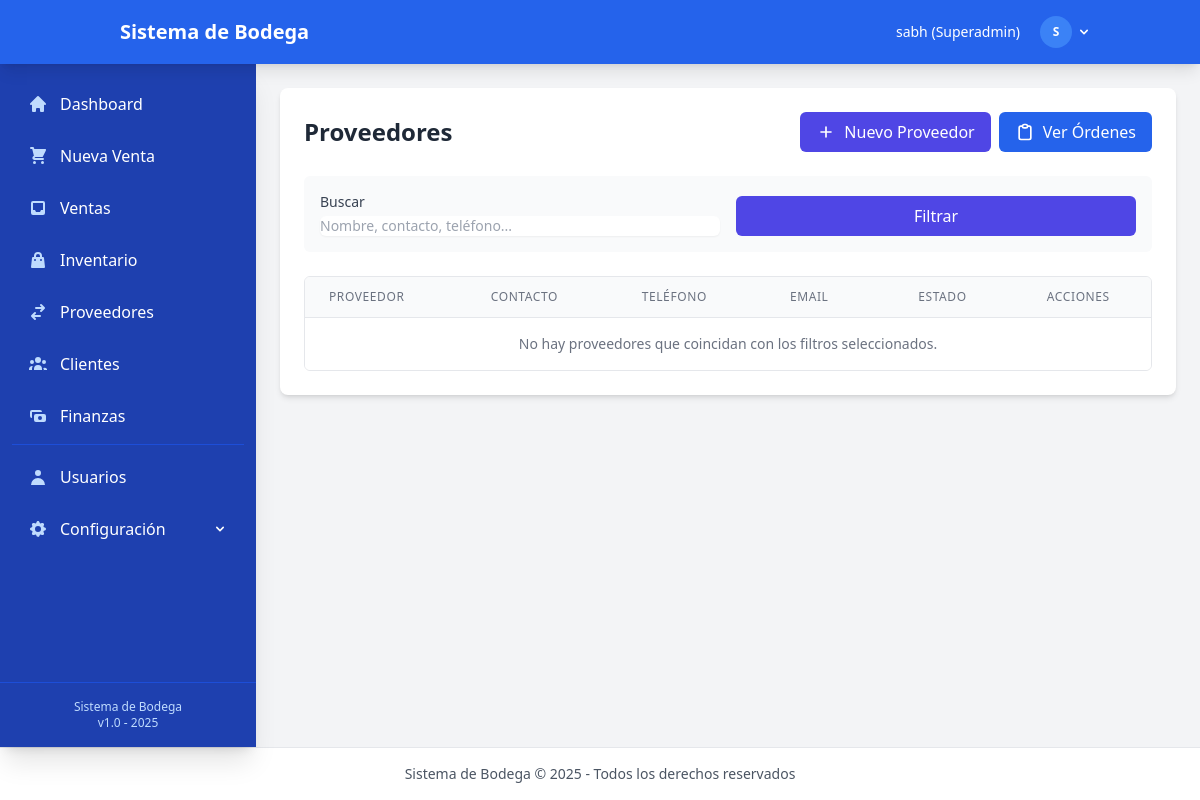
/suppliers/ (signed in), run on an earlier commit of the app's database.
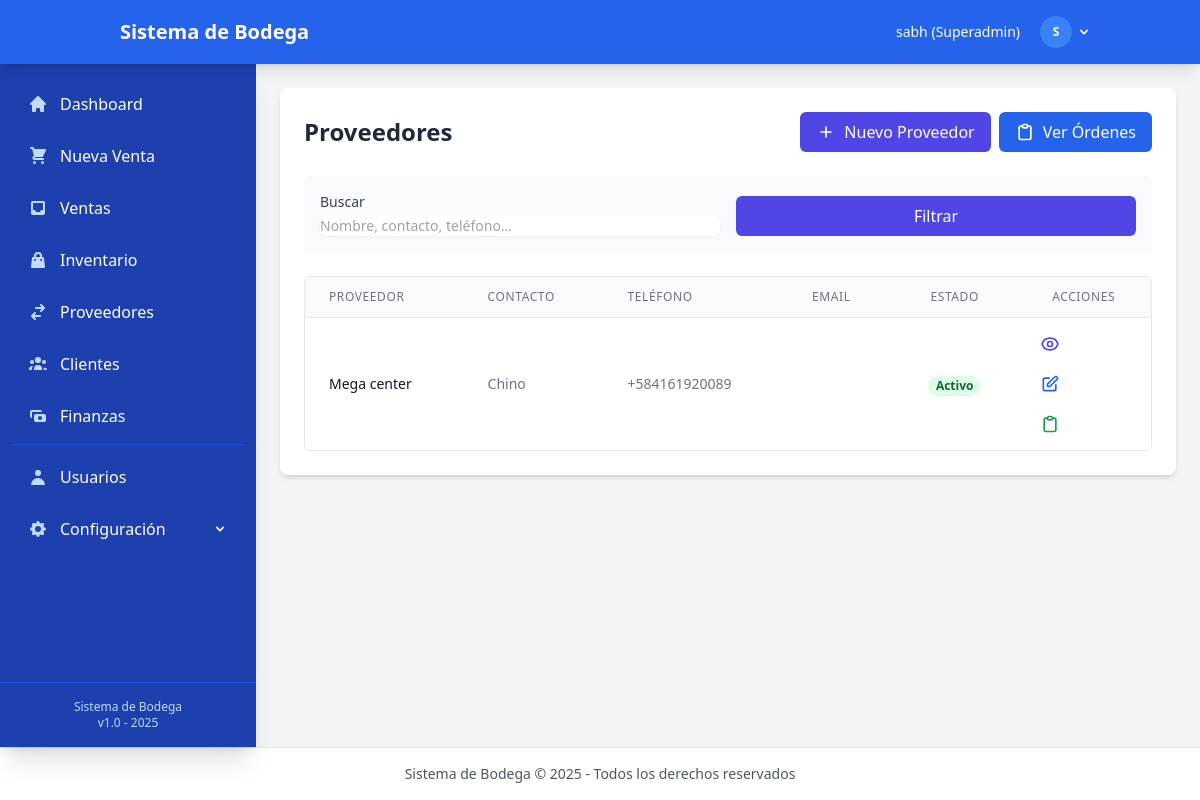
And on a later commit of the database.
### suppliers/models.py (models this page shows, shortened)
class Supplier(models.Model):
    name = models.CharField(
        max_length=100,
        verbose_name="Nombre"
    )
    contact_person = models.CharField(
        max_length=100,
        blank=True,
        verbose_name="Persona de Contacto"
    )
    phone = models.CharField(
        max_length=20,
        blank=True,
        verbose_name="Teléfono"
    )
    email = models.EmailField(
        blank=True,
        verbose_name="Email"
    )
    address = models.TextField(
        blank=True,
        verbose_name="Dirección"
    )
    notes = models.TextField(
        blank=True,
        verbose_name="Notas"
    )
    is_active = models.BooleanField(
        default=True,
        verbose_name="Activo"
    )
    created_at = models.DateTimeField(
        auto_now_add=True,
        verbose_name="Creado el"
    )
    updated_at = models.DateTimeField(
        auto_now=True,
        verbose_name="Actualizado el"
    )
    class Meta:
        verbose_name = "Proveedor"
        verbose_name_plural = "Proveedores"
        ordering = ['name']

### suppliers/views.py (the view, shortened to what this page needs)
# urls.py: path('', views.supplier_list, name='supplier_list'),
@login_required
def supplier_list(request):
    search_query = request.GET.get('q')
    suppliers = Supplier.objects.all()
    suppliers = suppliers.order_by('name')
    paginator = Paginator(suppliers, 20)  # 20 proveedores por página
    page_number = request.GET.get('page')
    page_obj = paginator.get_page(page_number)
    return render(request, 'suppliers/supplier_list.html', {
        'page_obj': page_obj,
        'search_query': search_query,
    })

### accounts/models.py (called while the page is built)
    @property
    def role(self):
        if self.is_superuser:
            return 'Superadmin'
        elif self.is_admin:
            return 'Administrador'
        elif self.is_employee:
            return 'Empleado'
        else:
            return 'Usuario'

### utils/context_processors.py (called while the page is built)
def exchange_rate(request):
    latest_rate = ExchangeRate.get_latest_rate()
    return {
        'latest_exchange_rate': latest_rate,
    }

### utils/models.py (called while the page is built)
    @classmethod
    def get_latest_rate(cls):
        try:
            return cls.objects.latest()
        except cls.DoesNotExist:
            return None

### templates/suppliers/supplier_list.html (shortened to what the changed rows need)
{% extends 'base/base.html' %}
{% block content %}
<div class="bg-white rounded-lg shadow-md p-6 mb-6">
    <div class="flex justify-between items-center mb-6">
        <h1 class="text-2xl font-bold text-gray-800">Proveedores</h1>
    </div>
    <div class="bg-white overflow-hidden border border-gray-200 rounded-md">
        <table class="min-w-full divide-y divide-gray-200">
            <thead class="bg-gray-50">
                <tr>
                    <th scope="col" class="px-6 py-3 text-left text-xs font-medium text-gray-500 uppercase tracking-wider">
                        Proveedor
                    </th>
                    <th scope="col" class="px-6 py-3 text-left text-xs font-medium text-gray-500 uppercase tracking-wider">
                        Contacto
                    </th>
                    <th scope="col" class="px-6 py-3 text-left text-xs font-medium text-gray-500 uppercase tracking-wider">
                        Teléfono
                    </th>
                    <th scope="col" class="px-6 py-3 text-left text-xs font-medium text-gray-500 uppercase tracking-wider">
                        Email
                    </th>
                    <th scope="col" class="px-6 py-3 text-center text-xs font-medium text-gray-500 uppercase tracking-wider">
                        Estado
                    </th>
                    <th scope="col" class="px-6 py-3 text-center text-xs font-medium text-gray-500 uppercase tracking-wider">
                        Acciones
                    </th>
                </tr>
            </thead>
            <tbody class="bg-white divide-y divide-gray-200">
                {% for supplier in page_obj %}
                <tr class="hover:bg-gray-50">
                    <td class="px-6 py-4 whitespace-nowrap">
                        <div class="text-sm font-medium text-gray-900">{{ supplier.name }}</div>
                    </td>
                    <td class="px-6 py-4 whitespace-nowrap">
                        <div class="text-sm text-gray-500">{{ supplier.contact_person }}</div>
                    </td>
                    <td class="px-6 py-4 whitespace-nowrap">
                        <div class="text-sm text-gray-500">{{ supplier.phone }}</div>
                    </td>
                    <td class="px-6 py-4 whitespace-nowrap">
                    </td>
                    <td class="px-6 py-4 whitespace-nowrap text-center">
                        {% if supplier.is_active %}
                            <span class="px-2 inline-flex text-xs leading-5 font-semibold rounded-full bg-green-100 text-green-800">
                                Activo
                            </span>
                        {% else %}
                            <span class="px-2 inline-flex text-xs leading-5 font-semibold rounded-full bg-red-100 text-red-800">
                                Inactivo
                            </span>
                        {% endif %}
                    </td>
                    <td class="px-6 py-4 whitespace-nowrap text-sm text-gray-500 text-center">
                        <a href="{% url 'suppliers:supplier_detail' supplier.id %}" class="text-indigo-600 hover:text-indigo-900 mr-3" title="Ver detalles">
                        </a>
                        <a href="{% url 'suppliers:supplier_update' supplier.id %}" class="text-blue-600 hover:text-blue-900 mr-3" title="Editar">
                            <svg xmlns="http://www.w3.org/2000/svg" class="h-5 w-5" fill="none" viewBox="0 0 24 24" stroke="currentColor">
                                <path stroke-linecap="round" stroke-linejoin="round" stroke-width="2" d="M11 5H6a2 2 0 00-2 2v11a2 2 0 002 2h11a2 2 0 002-2v-5m-1.414-9.414a2 2 0 112.828 2.828L11.828 15H9v-2.828l8.586-8.586z" />
                            </svg>
                        </a>
                        <a href="{% url 'suppliers:order_create' %}?supplier={{ supplier.id }}" class="text-green-600 hover:text-green-900" title="Nueva orden">
                            <svg xmlns="http://www.w3.org/2000/svg" class="h-5 w-5" fill="none" viewBox="0 0 24 24" stroke="currentColor">
                                <path stroke-linecap="round" stroke-linejoin="round" stroke-width="2" d="M9 5H7a2 2 0 00-2 2v12a2 2 0 002 2h10a2 2 0 002-2V7a2 2 0 00-2-2h-2M9 5a2 2 0 002 2h2a2 2 0 002-2M9 5a2 2 0 012-2h2a2 2 0 012 2" />
                            </svg>
                        </a>
                    </td>
                </tr>
                {% empty %}
                <tr>
                    <td colspan="6" class="px-6 py-4 text-center text-sm text-gray-500">
                        No hay proveedores que coincidan con los filtros seleccionados.
                    </td>
                </tr>
                {% endfor %}
            </tbody>
        </table>
    </div>
</div>
{% endblock %}

What changed in the data, as far as the page shows it:
added Supplier: name "Mega center", contact_person "Chino", phone "+584161920089", is_active "Activo"
Also different on the page:
text no longer shown: "No hay proveedores que coincidan con los filtros seleccionados."
